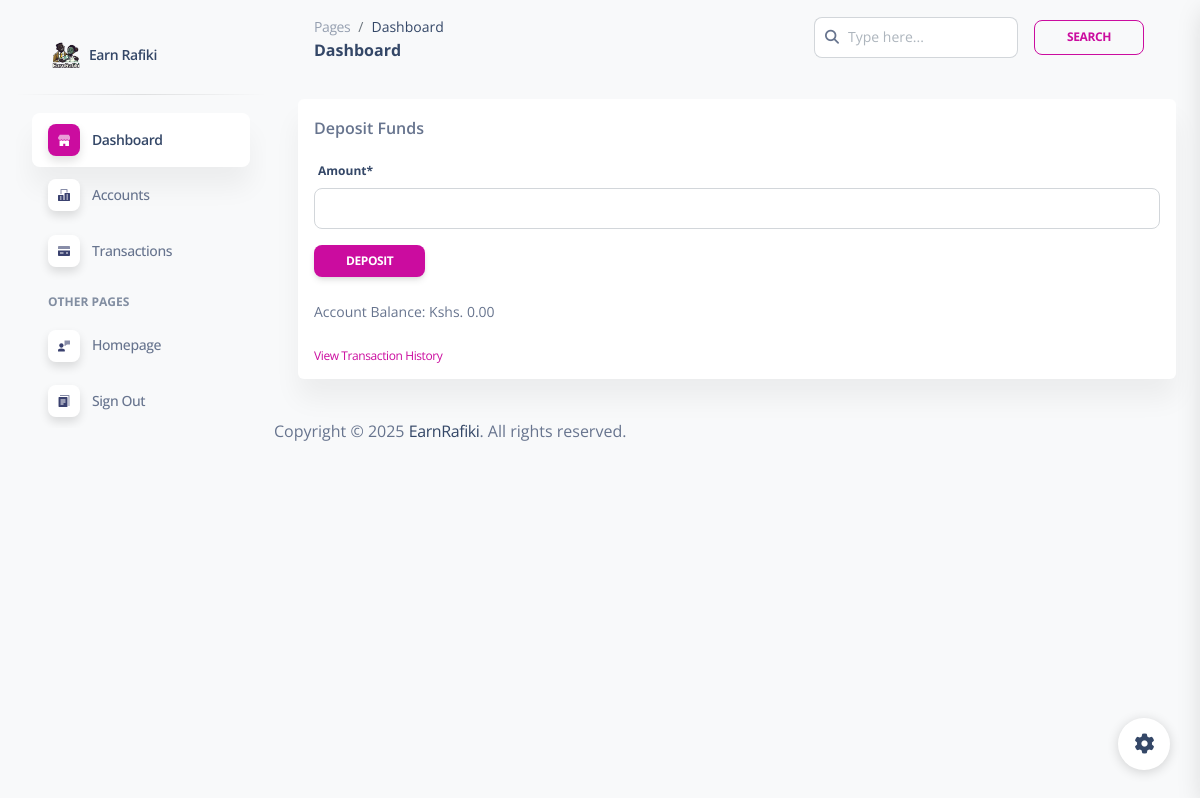
The page /account/deposit/ (signed in) on the database as committed earlier.
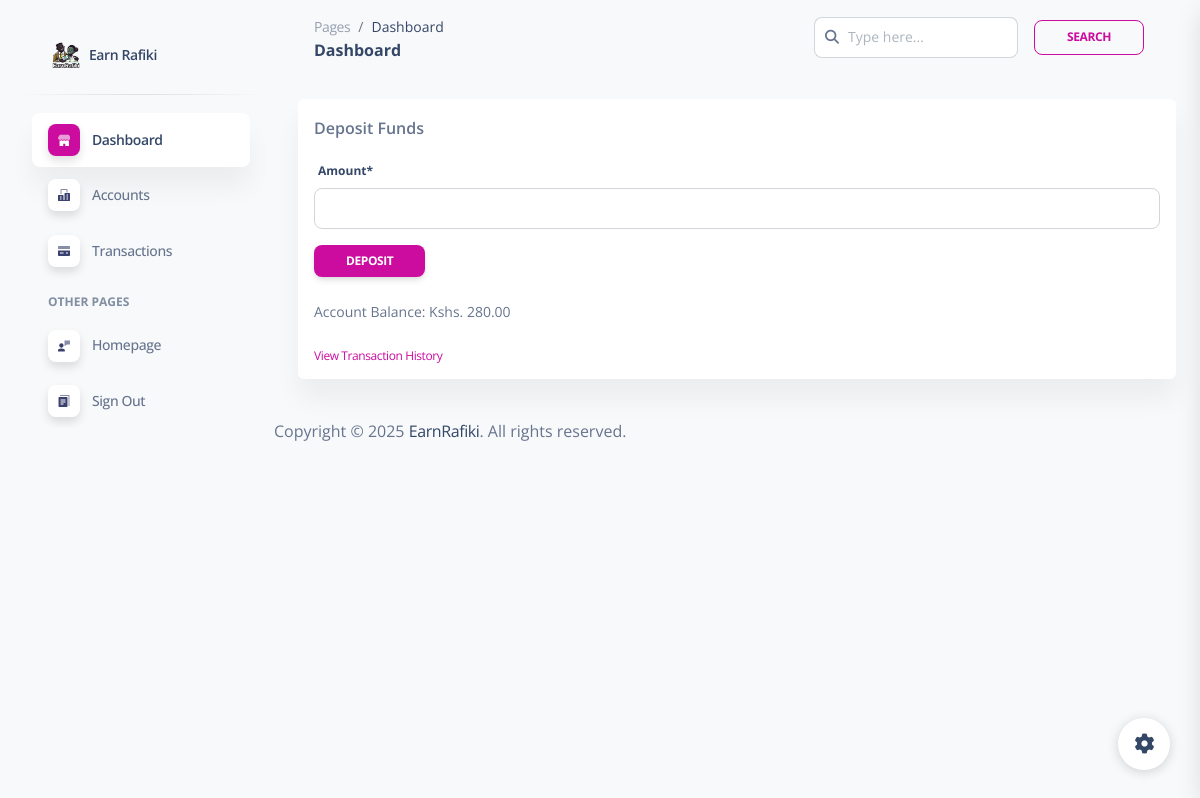
The same page on the database as committed later.
### core/models.py (models this page shows, shortened)
class Account(models.Model):
    STATUS = [
        ('Active', 'active'),
        ('Inactive', 'inactive'),
        ('Pending', 'pending'),
        ('On Hold', 'on hold'),
        ('Closed', 'closed'),
    ]
    user = models.OneToOneField(CustomUser, on_delete=models.CASCADE, related_name='account')
    balance = models.DecimalField(max_digits=12, decimal_places=2, default=0.00)
    status = models.CharField(max_length=50, choices=STATUS, default='pending')
    account_no = models.CharField(max_length=12, editable=False, unique=True)
    referred_by = models.ForeignKey(CustomUser, on_delete=models.SET_NULL, null=True, blank=True, related_name='referred_users')
    referral_reward_received = models.BooleanField(default=False)  # To track if the referrer has already been rewarded
    activation_paid = models.BooleanField(default=False)  # Track if the activation fee is paid

### core/views.py (the view)
# urls.py: path('account/deposit/', views.deposit_view, name='deposit'),
@login_required
def deposit_view(request):
    account = request.user.account
    if request.method == 'POST':
        form = DepositForm(request.POST)
        if form.is_valid():
            with transaction.atomic():
                transaction_record = form.save(commit=False)
                transaction_record.account = account
                transaction_record.transaction_type = 'deposit'
                transaction_record.save()
                account.balance += transaction_record.amount
                account.save()
            return redirect('transaction_history')
    else:
        form = DepositForm()
    return render(request, 'accounts/deposit.html', {'form': form, 'account': account})

### core/forms.py
class DepositForm(forms.ModelForm):
    class Meta:
        model = Transaction
        fields = ['amount']

### core/templates/accounts/deposit.html (shortened to what this page needs)
{% extends '../user_home.html' %}
{% load crispy_forms_tags %}
{% load crispy_forms_filters %}
{% block content %}
<div class="container py-4">
    <div class="card p-3 rounded">
        <p class="font-weight-bold">Deposit Funds</p>
        <form method="post">
            {{ form | crispy }}
            <input type="submit" class="btn btn-sm btn-primary" value="Deposit">
        </form>
        <p class="py-2 small">Account Balance: Kshs. {{ account.balance }}</p>
        <a href="{% url 'transaction_history' %}" class="text-primary text-xs">View Transaction History</a>
    </div>
</div>
{% endblock %}

Rows that differ between the two databases and show on the page:
changed Account: balance "0.00" → "280.00"
